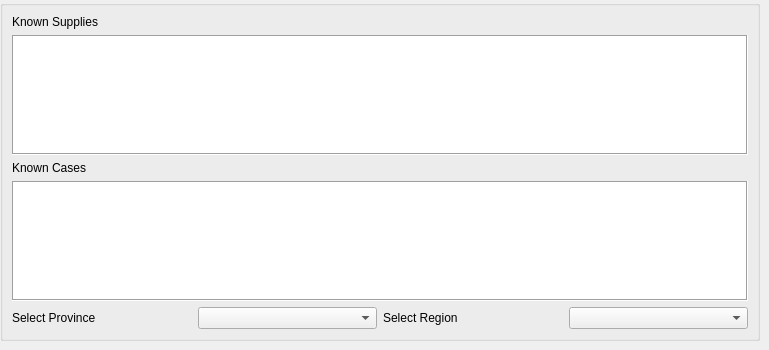
    <widget class="QWidget" name="MapSettingsTab">
     <attribute name="title">
      <string>Map Settings</string>
     </attribute>
     <widget class="QGroupBox" name="gridGroupBox">
      <property name="geometry">
       <rect>
        <x>0</x>
        <y>0</y>
        <width>760</width>
        <height>341</height>
       </rect>
      </property>
      <layout class="QGridLayout" name="gridLayout_2">
       <item row="2" column="0">
        <widget class="QLabel" name="KnownCasesLabel_2">
         <property name="text">
          <string>Known Cases</string>
         </property>
        </widget>
       </item>
       <item row="4" column="0">
        <layout class="QHBoxLayout" name="horizontalLayout_2">
         <item>
          <widget class="QLabel" name="label_3">
           <property name="text">
            <string>Select Province</string>
           </property>
          </widget>
         </item>
         <item>
          <widget class="QComboBox" name="provinceComboBox_2"/>
         </item>
        </layout>
       </item>
       <item row="0" column="0">
        <widget class="QLabel" name="KnownSupplyLabel_2">
         <property name="text">
          <string>Known Supplies</string>
         </property>
        </widget>
       </item>
       <item row="4" column="1">
        <layout class="QHBoxLayout" name="horizontalLayout">
         <item>
          <widget class="QLabel" name="label">
           <property name="text">
            <string>Select Region</string>
           </property>
          </widget>
         </item>
         <item>
          <widget class="QComboBox" name="regionComboBox"/>
         </item>
        </layout>
       </item>
       <item row="1" column="0" colspan="2">
        <widget class="QListWidget" name="supplyListWidget">
         <property name="frameShape">
          <enum>QFrame::Box</enum>
         </property>
         <property name="selectionMode">
          <enum>QAbstractItemView::MultiSelection</enum>
         </property>
        </widget>
       </item>
       <item row="3" column="0" colspan="2">
        <widget class="QListWidget" name="caseListWidget_2">
         <property name="toolTip">
          <string>Double Click To Edit Selection</string>
         </property>
         <property name="frameShape">
          <enum>QFrame::Box</enum>
         </property>
         <property name="selectionMode">
          <enum>QAbstractItemView::MultiSelection</enum>
         </property>
        </widget>
       </item>
      </layout>
     </widget>
    </widget>
